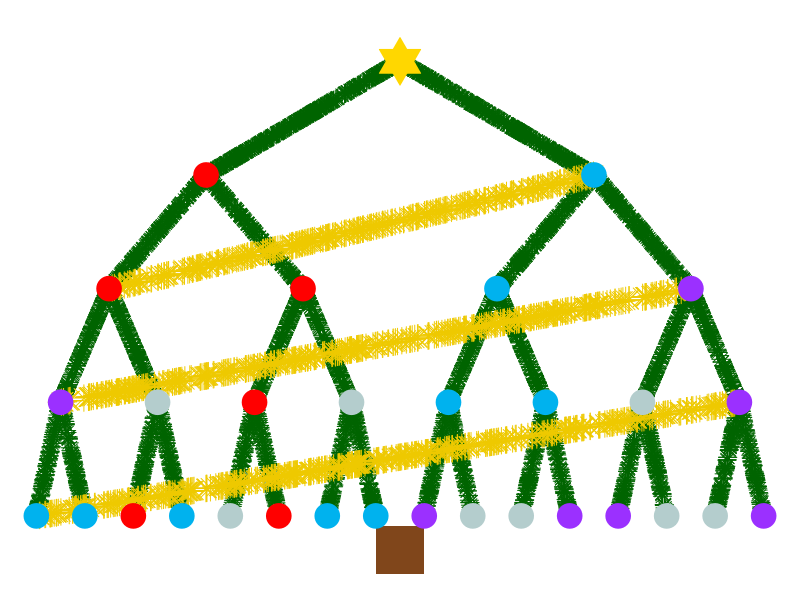
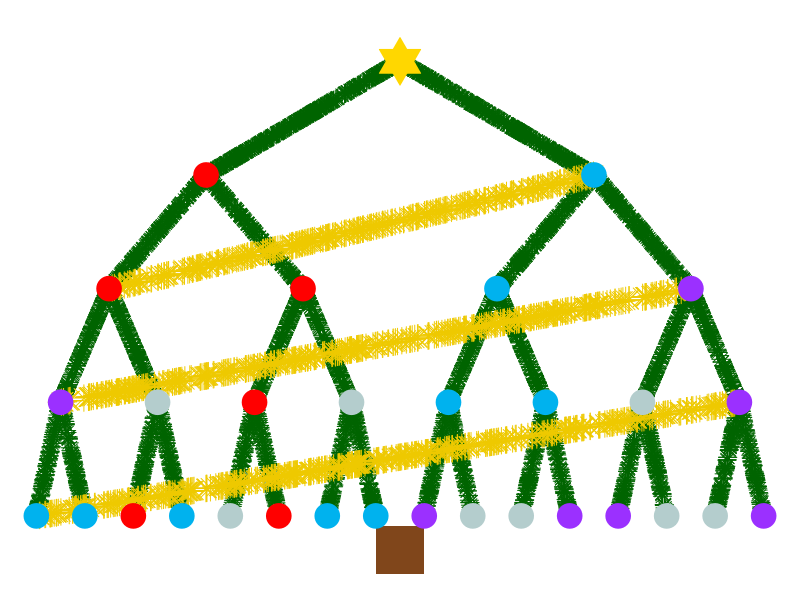

These figures' R source, in order:
library(ggplot2)

n <- 80
tree_height <- 4

x <- seq(1, 2 ^ tree_height)
y <- rep(0, 2 ^ tree_height)
for (height in 1:tree_height) {
  p <- tree_height - height + 1
  x <- c(rowMeans(cbind(x[seq(1, 2 ^ p, 2)], x[seq(2, 2 ^ p, 2)])), x)
  y <- c(rep(height, 2 ^ (p - 1)), y)
}
baubles <- data.frame(x, y)

branches <- data.frame()
for (i in seq(2 ^ (tree_height + 1) - 1, 2)) {
  direction <- unlist(baubles[i %/% 2,] - baubles[i,])
  rownames(direction) <- c()
  y <- runif(n * norm(direction, type = "2"))
  x <- baubles[i, "x"] + direction["x"] * y
  y <- baubles[i, "y"] + y
  branches <- rbind(branches, data.frame(x, y))
}

chain = data.frame()
i <- c(2 ^ tree_height, 2 ^ tree_height - 1)
while (i[2] > 1) {
  direction <- unlist(baubles[i[2],] - baubles[i[1],])
  y <- runif(n * norm(direction, type = "2") / 3)
  x <- baubles[i[1], "x"] + direction["x"] * y
  y <- baubles[i[1], "y"] + y
  chain <- rbind(chain, data.frame(x, y))
  i <- i %/% 2
}

ggplot() +
  geom_point(data = branches, aes(x = x, y = y), color = "darkgreen", shape = 8, size = 4) +
  geom_point(data = chain, aes(x = x, y = y), shape = 8, size = 6, color = "gold2") +
  geom_point(aes(x = 8.5, y = 4), shape = 24, fill = "gold", color = "gold", size = 10) +
  geom_point(aes(x = 8.5, y = 4), shape = 25, fill = "gold", color = "gold", size = 10) +
  geom_point(aes(x = 8.5, y = -0.3), shape = 15, color = "#80461B", size = 16) +
  geom_point(data = baubles[-1,], aes(x = x, y = y), 
             color = sample(c("lightcyan3", "deepskyblue2", "red", "purple1"), 
                            nrow(baubles) - 1, replace = TRUE), size = 8) +
  ylim(-0.5, 4.3) +
  theme_void()

ggsave("christmas-tree.png")
